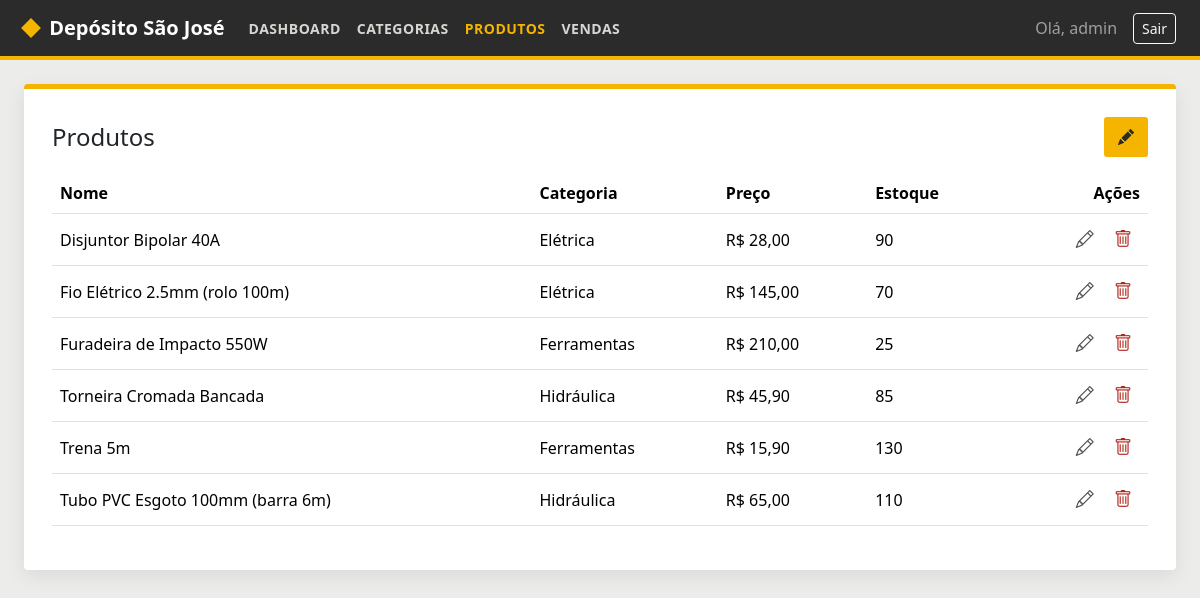
Page /admin/painel.php?secao=produto (signed in) on the committed database.
### tables this page shows
CREATE TABLE `produto` (
  `id_produto` bigint(20) NOT NULL AUTO_INCREMENT,
  `nm_produto` varchar(100) NOT NULL,
  `nr_preco` decimal(10,2) NOT NULL,
  `nr_estoque` int(11) NOT NULL,
  `id_categoria` bigint(20) NOT NULL,
  `fl_ativo` tinyint(1) NOT NULL DEFAULT 1,
  `ds_descricao` text DEFAULT NULL,
  `ds_imagem` varchar(255) DEFAULT NULL,
  PRIMARY KEY (`id_produto`),
  KEY `categoria_produto` (`id_categoria`),
  CONSTRAINT `categoria_produto` FOREIGN KEY (`id_categoria`) REFERENCES `categoria` (`id_categoria`)
);

CREATE TABLE `categoria` (
  `id_categoria` bigint(20) NOT NULL AUTO_INCREMENT,
  `nm_categoria` varchar(100) NOT NULL,
  `fl_ativo` tinyint(1) NOT NULL DEFAULT 1,
  PRIMARY KEY (`id_categoria`)
);

### admin/secoes/produto.php (the view, shortened to what this page needs)
<?php
$produtos = $pdo->query("
    SELECT p.id_produto, p.nm_produto, p.nr_preco, p.nr_estoque, p.id_categoria, p.ds_descricao, p.ds_imagem, c.nm_categoria
    FROM PRODUTO p
    INNER JOIN CATEGORIA c ON p.id_categoria = c.id_categoria
    WHERE p.fl_ativo = TRUE AND c.fl_ativo = TRUE
    ORDER BY p.nm_produto
")->fetchAll(PDO::FETCH_ASSOC);
?>
<div class="d-flex justify-content-between align-items-center mb-3">
    <h4 class="mb-0">Produtos</h4>
    <button type="button" class="btn-lapis" data-bs-toggle="modal" data-bs-target="#modalProduto" onclick="novoProduto()" title="Adicionar produto">
        <i class="bi bi-pencil-fill"></i>
    </button>
</div>
<table class="table table-hover align-middle">
    <thead>
        <tr>
            <th>Nome</th>
            <th>Categoria</th>
            <th>Preço</th>
            <th>Estoque</th>
            <th class="text-end">Ações</th>
        </tr>
    </thead>
    <tbody>
        <?php foreach ($produtos as $p): ?>
        <tr>
            <td><?= htmlspecialchars($p['nm_produto']) ?></td>
            <td><?= htmlspecialchars($p['nm_categoria']) ?></td>
            <td>R$ <?= number_format($p['nr_preco'], 2, ',', '.') ?></td>
            <td><?= (int)$p['nr_estoque'] ?></td>
            <td class="text-end">
                <button class="btn-icone-editar" title="Editar"
                    onclick='editarProduto(<?= $p["id_produto"] ?>, <?= json_encode($p["nm_produto"]) ?>, <?= $p["nr_preco"] ?>, <?= (int)$p["nr_estoque"] ?>, <?= $p["id_categoria"] ?>, <?= json_encode($p["ds_descricao"] ?? "") ?>, <?= json_encode($p["ds_imagem"] ?? "") ?>)'
                    data-bs-toggle="modal" data-bs-target="#modalProduto">
                    <i class="bi bi-pencil"></i>
                </button>
                <button class="btn-icone-excluir" title="Excluir"
                    onclick="excluirProduto(<?= $p['id_produto'] ?>, <?= json_encode($p['nm_produto']) ?>)">
                    <i class="bi bi-trash"></i>
                </button>
            </td>
        </tr>
        <?php endforeach; ?>
    </tbody>
</table>

### admin/css/painel.css (style rules this page uses)
:root { --concreto-escuro: #2b2b2b; --concreto: #4a4a4a; --concreto-claro: #ececea; --amarelo-obra: #f4b400; --amarelo-obra-hover: #d99e00; }
body { background-color: var(--concreto-claro); font-family: "Barlow Condensed", "Segoe UI", sans-serif; }
.btn-lapis, .btn-icone-editar, .btn-icone-excluir { border: none; background: transparent; font-size: 18px; padding: 4px 8px; border-radius: 3px; transition: background 0.15s ease; }
.btn-lapis { color: var(--concreto-escuro); background: var(--amarelo-obra); font-size: 16px; padding: 8px 14px; }
.btn-icone-editar { color: var(--concreto); }
.btn-icone-excluir { color: #b0271c; }

### rows in the picture
produto: nm_produto "Disjuntor Bipolar 40A", id_categoria.nm_categoria "Elétrica", nr_preco "28,00", nr_estoque "90"
produto: nm_produto "Fio Elétrico 2.5mm (rolo 100m)", id_categoria.nm_categoria "Elétrica", nr_preco "145,00", nr_estoque "70"
produto: nm_produto "Furadeira de Impacto 550W", id_categoria.nm_categoria "Ferramentas", nr_preco "210,00", nr_estoque "25"
produto: nm_produto "Torneira Cromada Bancada", id_categoria.nm_categoria "Hidráulica", nr_preco "45,90", nr_estoque "85"
produto: nm_produto "Trena 5m", id_categoria.nm_categoria "Ferramentas", nr_preco "15,90", nr_estoque "130"
produto: nm_produto "Tubo PVC Esgoto 100mm (barra 6m)", id_categoria.nm_categoria "Hidráulica", nr_preco "65,00", nr_estoque "110"

### other values in the picture
$_SESSION['admin_usuario'] "admin"
